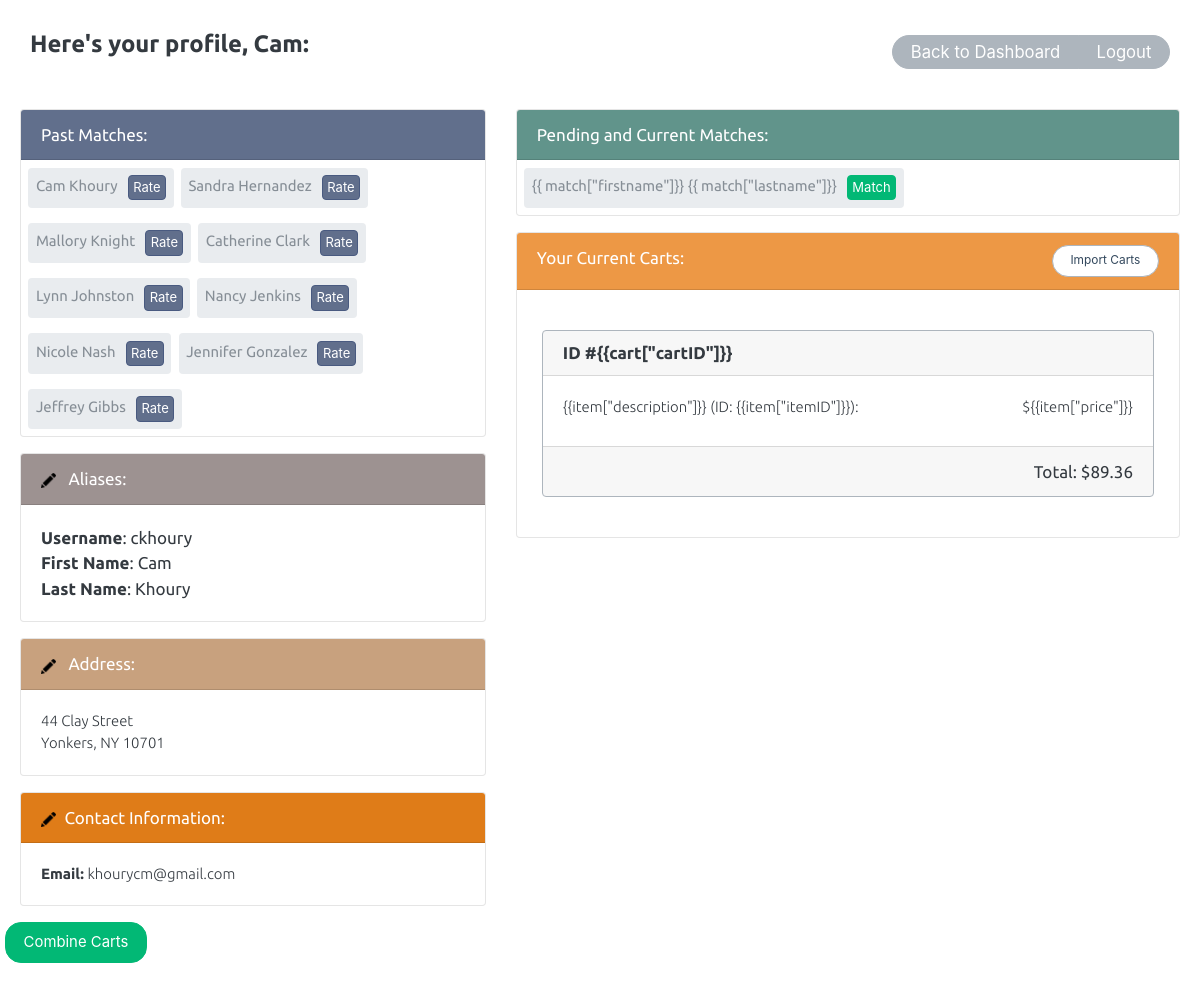
Page /profile (signed in) on the committed database.
### tables this page shows
CREATE TABLE User(
   UID INTEGER PRIMARY KEY,
   UserLevel TEXT,
   Username TEXT UNIQUE,
   Password TEXT,
   Email TEXT,
   Address TEXT,
   City Text,
   State Text,
   Zip Text,
   FirstName TEXT,
   LastName TEXT,
   Lat NUMERIC,
   Lon NUMERIC,
   OID INTEGER);

### cartCombo_app.py (the view)
@app.route('/profile')
def profile():
    if not session.get('logged_in'):
       return render_template('login.html')
    con = sql.connect(db)
    con.row_factory = sql.Row
    cur = con.cursor()
    cur.execute("select * from User where UID=\'" + str(UID) + "\'")
    rows = cur.fetchall()
    if len(rows) == 0:
       return home()
    profile = dict();
    profile['username']= rows[0]['Username']
    profile['uid'] = rows[0]['UID']
    profile['firstname']= rows[0]['FirstName']
    profile['lastname'] = rows[0]['LastName']
    profile['email'] = rows[0]['Email']
    profile['address'] = rows[0]['Address']
    profile['city'] = rows[0]['City']
    profile['state'] = rows[0]['State']
    profile['zip'] = rows[0]['zip']
    unRatedUsers = [];
    number = 10;
    query = "SELECT * FROM User WHERE UID < \'" + str(number) + "\'"
    cur.execute(query)
    rows = cur.fetchall()
    for x in range(0, len(rows)):
        user = []
        user.append(rows[x]['Username'])
        user.append(rows[x]['FirstName'])
        user.append(rows[x]['LastName'])
        user.append(rows[x]['UID'])
        unRatedUsers.append(user)
    return render_template('profile.html', profile = profile, unRatedUsers = unRatedUsers)

### templates/profile.html (shortened to what this page needs)
<!doctype html>
<html ng-app="ProfileApp">
<head>
    <link rel="stylesheet" type="text/css" href="{{ url_for('static',filename='bootstrap_litera.min.css') }}">
    <link rel="stylesheet" type="text/css" href="{{ url_for('static',filename='default_style.css') }}">
</head>
<body style="background-color: white">
    <header>
        <h2>Here's your profile, {{profile['firstname']}}:
            <div class="btn-group" style="margin-top: 5px;">
              <button type="button" class="btn btn-secondary"><a href="/" style="color: white; text-decoration: none;"><small>Back to Dashboard</small></a>
              </button><button type="button" class="btn btn-secondary"><a href="/logout" style="color: white; text-decoration: none;"><small>Logout</small></a>
            </div>
    </h2>
    </header>
    <div class="wrapper" style="margin-top: 20px">
        <div class="row">
            <div class="col-5">
                <div class="card bg-light mb-3" style="background-color: var(--light);">
                    <div class="card-header" style="background-color: var(--navy2); color: white">
                        Past Matches:</div>
                        <div class="row" id="matches">
                            {% for user in unRatedUsers %}
                            <ol class="breadcrumb" id="past_{{user[0]}}">
                              <li class="breadcrumb-item active">{{user[1]}} {{user[2]}}</li>
                              <input type="button" id=ratebutton value="Rate" class="btn btn-success" onClick="showModal('rate', ['{{user[0]}}','{{user[1]}}','{{user[2]}}', '{{user[3]}}'])" ></input>
                            </ol>
                            {% endfor %}
                        </div>
                </div>
                <div id="profile" class="card bg-light mb-3" style="background-color: var(--light);">
                    <div class="card-header" style="background-color: var(--neutral); color: white">
                        <a href="#"><img id="pen" data-toggle="modal" src="{{ url_for('static',filename='images/edit.png') }}" width="15em" onclick="showModal('name')"/></a> Aliases:
                    </div>
                    <div class="card-body">
                            <div>
                            <strong>Username</strong>: {{profile['username']}}<br>
                            </div>
                            <div>
                            <strong>First Name</strong>: <span id='firstname_p'>{{profile['firstname']}}</span><br>
                        </div>
                        <div>
                            <strong>Last Name</strong>: <span id="lastname_p">{{profile['lastname']}}</span>
                        </div>
                    </div>
                </div>
                <div class="card bg-light mb-3" style="background-color: var(--light);">
                    <div class="card-header" style="background-color: var(--orange1); color: white">
                        <a href="#"><img id="pen" src="{{ url_for('static',filename='images/edit.png') }}" width="15em" onclick="showModal('address')"></a> Address:
                    </div>
                    <div class="card-body">
                        <p class="card-text">
                            <span id="address_p">{{profile['address']}}</span><br>
                            <span id="city_p">{{profile['city']}}</span>,
                            <span id="state_p">{{profile['state']}}</span>
                            <span id="zip_p">{{profile['zip']}}</span></p>
                    </div>
                </div>
                <div class="card bg-light mb-3" style="background-color: var(--light);">
                    <div class="card-header" style="background-color: var(--darkorange); color: white">
                        <a href="#"><img id="pen" src="{{ url_for('static',filename='images/edit.png') }}" width="15em" onclick="showModal('contact')"></a>Contact Information:</div>
                    <div class="card-body">
                        <p class="card-text"><strong>Email:</strong>
                            <span id="email_p">{{profile['email']}}</span></p>
                    </div>
                </div>
            </div>
                <div class="col-7">
                <div class="card bg-light mb-3" style="background-color: var(--light);" ng-controller="ImportMatchCtrl">
                    <div class="card-header" style="background-color: var(--teal1); color: white">
                        Pending and Current Matches:</div>
                        <div class="row" id="matches">
                            <ol class="breadcrumb" id="current_{{'{{ match["uid2"]}}'}}" ng-repeat="match in listOfMatches" >
                              <li class="breadcrumb-item active">{{'{{ match["firstname"]}}'}} {{'{{ match["lastname"]}}'}}</li>
                              <input type="button" id=matchbutton value="Match" class="btn btn-success" ng-click="showModal('match', match)" ></input>
                            </ol>
                                    </div>
                </div>
                <div class="card bg-light bg-6" style="background-color: var(--light);" ng-controller="ImportCartCtrl">
                    <div class="card-header" style="background-color: var(--orange2); color: white">Your Current Carts:
                    <button type="button" style="float: right; background-color: white; color: var(--darkblue); text-decoration: none" class="btn btn-secondary" onclick="showModal('cart')"><small>Import Carts</small></button>
                    </div>
                    <div class="card-body">
                        <div class="row">
                            <div class="card-body" ng-repeat="cart in listOfCarts">
                                <div class="card border-secondary">
                                    <div>
                                        <h6 class="card-header" style="text-align:left;">ID #{{'{{cart["cartID"]}}'}}
                                      </h6>
                                    </div>
                                    <div class="card-body" ng-repeat="item in listOfItems" ng-if="item['cartID']==cart['cartID']">
                                        <p style="text-align:left; margin-bottom: .5em">
                                            {{'{{item["description"]}}'}} (ID: {{'{{item["itemID"]}}'}}):
                                            <span style="float:right;">${{'{{item["price"]}}'}}</span>
                                        </p>
                                    </div>
                                    <div class="card-footer" href="#" class="info-link" style="text-align: right; padding-right: 20px">Total: $89.36</div>
                                </div>
                            </div>
                        </div>
                    </div>
                </div>
            </div>
          <button id=combine class='btn btn-success' onClick=''>Combine Carts</button>
    </div>
</body>
</html>

### static/default_style.css (style rules this page uses)
:root { --darkblue: #34495e; --navy1:#495a80; --navy2:#616f8c; --neutral:#9d9291; --orange1:#c8a17e; --orange2:#ed9845; --darkorange: #df7c18; }
header { max-width: 1200px; margin: 0 auto; padding: 20px 20px 0; }
h2 { font-size: 1.4em; padding: 10px; }
p { margin-bottom: 1em; padding: 0 10px; font-family: 'Ubuntu', sans-serif; font-size: .875em; font-weight: 100; }

### templates/profile.html (style rules this page uses)
body { font-family: 'Ubuntu', sans-serif; }
.btn-group { float: right; }
.btn-secondary { margin-left: 5%; padding-top: 2px; padding-bottom: 5px; }
strong { font-weight: bold; }
.wrapper { max-width: 1200px; margin: 0 auto; padding: 20px; }
p { padding: 0px; }
#pen { margin-right:.5em; }
#ratebutton, #matchbutton { border-radius: 4px; padding-left: 4.5px; padding-right: 4.5px; padding-top: 2px; padding-bottom: 2px; margin-left: 10px; font-size: .875em; }
#ratebutton { background-color: var(--navy2); border-color: var(--navy1); }
#matches { margin-left: 0px; margin-right: 0px; padding:0em; }
.breadcrumb { margin-bottom: .5em; margin-left: .5em; margin-top: .5em; padding: .5em; }

### rows in the picture
User: firstname "Cam", FirstName "Cam", LastName "Khoury", username "ckhoury", lastname "Khoury", address "44 Clay Street", city "Yonkers", state "NY", zip "10701", email "khourycm@gmail.com"
User: FirstName "Sandra", LastName "Hernandez"
User: FirstName "Mallory", LastName "Knight"
User: FirstName "Catherine", LastName "Clark"
User: FirstName "Lynn", LastName "Johnston"
User: FirstName "Nancy", LastName "Jenkins"
User: FirstName "Nicole", LastName "Nash"
User: FirstName "Jennifer", LastName "Gonzalez"
User: FirstName "Jeffrey", LastName "Gibbs"

### other values in the picture
{{ '{{ match["firstname"]}}' }} "{{ match[\"firstname\"]}}"
{{ '{{ match["lastname"]}}' }} "{{ match[\"lastname\"]}}"
{{ '{{cart["cartID"]}}' }} "{{cart[\"cartID\"]}}"
{{ '{{item["description"]}}' }} "{{item[\"description\"]}}"
{{ '{{item["itemID"]}}' }} "{{item[\"itemID\"]}}"
{{ '{{item["price"]}}' }} "{{item[\"price\"]}}"
